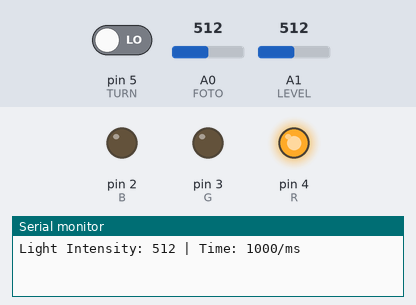
This program was run on a simulated Arduino Uno, built with avr-gcc and run on an emulated ATmega328P. Parts: output pins drawn as LEDs (lit = HIGH), the last lines printed to the serial monitor. The inputs (shaded band) are chosen by the test bench; at power-on: A0 (FOTO) = 512, pin 5 (TURN) LOW, A1 (LEVEL) = 512.

Above: at 2.2 s.
2.3 s: A0 (FOTO) set to 140
At 3.8 s:
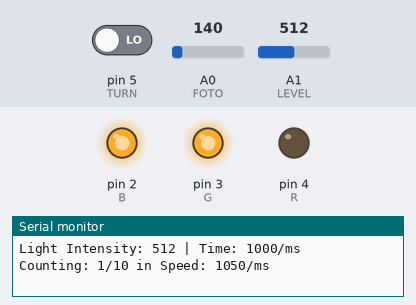
10.8 s: pin 5 (TURN) driven HIGH
At 11.8 s:
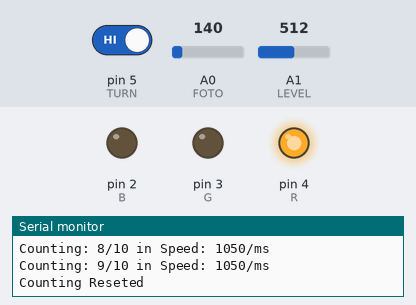
14.0 s: pin 5 (TURN) driven LOW
At 16.0 s:
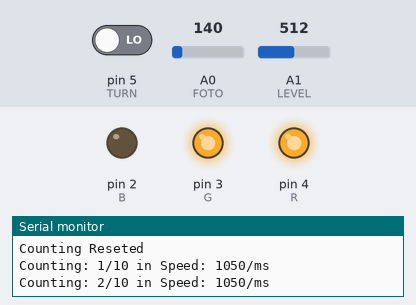
26.5 s: A1 (LEVEL) set to 495
40.5 s: A1 (LEVEL) set to 469
54.5 s: A0 (FOTO) set to 158
At 55.3 s:
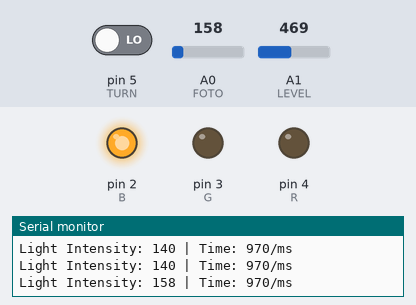
Timing chart, 0 to 63.8 s (numbered marks = the images above; inputs shaded):
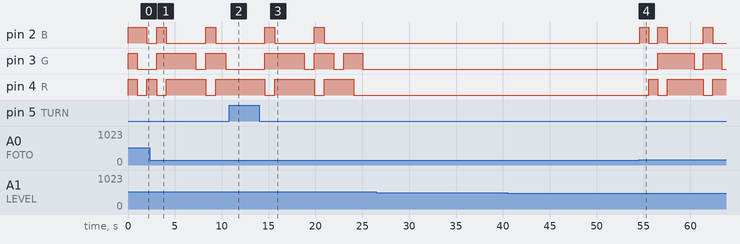

The program:

main.cpp
```cpp
#include <Arduino.h>

//LED
#define R 4 //RED PORT
#define G 3 //GREEN PORT
#define B 2 //BLUE PORT

//BUTTONS
#define TURN 5  //TURN TO ENABLE LED

//FOTO RESITOR
#define FOTO A0 //FOTO RESITOR

//POTENCIOMETER
#define LEVEL A1 //Speed LED Blink

//ENUMS
enum Colors{
    RED, BLUE, GREEN, YELLOW, WHITE, MAGENTA, CIAN
};
//Variables
int sensor = 0;                  // LIGHT SENSOR INITIAL VALUE
int level = 0;
unsigned int speed = 1000;      // SPEED TO BLINK
int min_light = 150;            // MINIMAL TO ENABLE LIGHT
bool turn = false;              // BUTTON PRESSED
//Functions Prototypes

void Begin();                   //Init
void Update();                  //Update Variables
void Color(int color);          //
void Off();
void Blink();
void TurnButton();
void Count();

void setup() {
  Serial.begin(9600);
  pinMode(R, OUTPUT);
  pinMode(G, OUTPUT);
  pinMode(B, OUTPUT);
  pinMode(TURN, INPUT);
  pinMode(FOTO, INPUT);
  pinMode(LEVEL, INPUT);

  Begin();

}

void loop() {

    Update();
    TurnButton();
    Blink();
}

void Begin()
{
    Off();
    sensor = 0;
    speed = 1000;
    Color(WHITE);
    delay(1000);
    Off();
}

void Update()
{
    sensor = analogRead(FOTO);
    level = analogRead(LEVEL);

    Serial.print("Light Intensity: ");
    Serial.print(sensor);
    Serial.print(" | Time: ");
    Serial.print(speed);
    Serial.println("/ms");

    speed = map(level, 0, 1023, 50, 1000) * 2;
}
void Color(int color)
{
    switch (color)
    {
    case RED:
        digitalWrite(R, HIGH);
        digitalWrite(G, LOW);
        digitalWrite(B, LOW);
        break;
    case GREEN:
        digitalWrite(R, LOW);
        digitalWrite(G, HIGH);
        digitalWrite(B, LOW);
        break;
    case BLUE:
        digitalWrite(R, LOW);
        digitalWrite(G, LOW);
        digitalWrite(B, HIGH);
        break;
    case YELLOW:
        digitalWrite(R, HIGH);
        digitalWrite(G, HIGH);
        digitalWrite(B, LOW);
        break;
    case WHITE:
        digitalWrite(R, HIGH);
        digitalWrite(G, HIGH);
        digitalWrite(B, HIGH);
        break;
    case MAGENTA:
        digitalWrite(R, HIGH);
        digitalWrite(G, HIGH);
        digitalWrite(B, LOW);
        break;
    case CIAN:
        digitalWrite(R, LOW);
        digitalWrite(G, HIGH);
        digitalWrite(B, HIGH);
        break;
    default:
        Off();
        break;
    }
}
void Off()
{
        digitalWrite(R, LOW);
        digitalWrite(G, LOW);
        digitalWrite(B, LOW);
}
void Blink()
{
    //delay(speed);
    if(turn == true || sensor >= min_light )
    {
        Color(BLUE);
        delay(1000);
        Count();
    }
    else
        Off();
}
void TurnButton()
{
    if(digitalRead(TURN) == HIGH)
    {
        turn = !turn;
        if(turn)
            Serial.println("Light Enable");
        else
            Serial.println("Light Disable");
        delay(500);
    }
    else
        turn = false;
}
void Count()
{
    for(int i = 0; i < 10; i++)
    {
        if(digitalRead(TURN) == HIGH)
        {
            i = 0;
            Serial.println("Counting Reseted");
        }

        switch (i)
        {
        case 0:
            Color(RED);
            delay(speed);
            break;
        case 1:
            Color(CIAN);
            delay(speed);
            break;
        case 2:
            Color(YELLOW);
            delay(speed);
            break;
        case 3:
            Color(MAGENTA);
            delay(speed);
            break;
        case 4:
            Color(YELLOW);
            delay(speed);
            break;
        case 5:
            Color(RED);
            delay(speed);
            break;
        case 6:
            Color(CIAN);
            delay(speed);
            break;
        case 7:
            Color(YELLOW);
            delay(speed);
            break;
        case 8:
            Color(RED);
            delay(speed);
            break;
        case 9:
            Color(MAGENTA);
            delay(speed);
            break;
        case 10:
            Color(YELLOW);
            delay(speed);
            break;
        }

        Serial.print("Counting: ");
        Serial.print(i + 1);
        Serial.print("/10 in Speed: ");
        Serial.print(speed);
        Serial.println("/ms");


        Off();
    }
    Color(GREEN);
    delay(1000);
    turn = false;
}
```

Measured:
- the behaviour switches between 149 and 150 on A0 (FOTO) (found by bisection; images 3 and 4)
- after the input at 10.8 s, pin 3 (G): stays LOW (without the input it goes to HIGH after 0.66 s); pin 4 (R): stays HIGH (without the input it goes to LOW after 1.7 s)
- after the input at 14.0 s, pin 2 (B): alternates HIGH for 1.1 s and LOW for 4.2 s, starting after 0.61 s; pin 3 (G): LOW → HIGH after 0.61 s, then repeats every 3.2 s: LOW 1.1 s, HIGH 2.1 s; pin 4 (R): goes LOW 1.1 s, HIGH 4.2 s, LOW 1.1 s, HIGH 3.2 s, then LOW, starting after 0.61 s
- after the input at 54.5 s, pin 2 (B): goes HIGH 1.0 s, LOW 0.97 s, HIGH 0.97 s, LOW 3.9 s, HIGH 0.97 s, then LOW, starting after 0.07 s; pin 3 (G): LOW → HIGH after 2.0 s, → LOW 3.9 s later, → HIGH 0.97 s later, → LOW 1.9 s later; pin 4 (R): goes HIGH 0.97 s, LOW 0.97 s, HIGH 3.9 s, LOW 0.97 s, then HIGH, starting after 1.1 s
- by itself, pin 2 (B): alternates HIGH for 1.1 s and LOW for 4.2 s
- by itself, pin 4 (R): alternates HIGH for 4.2 s and LOW for 1.1 s
